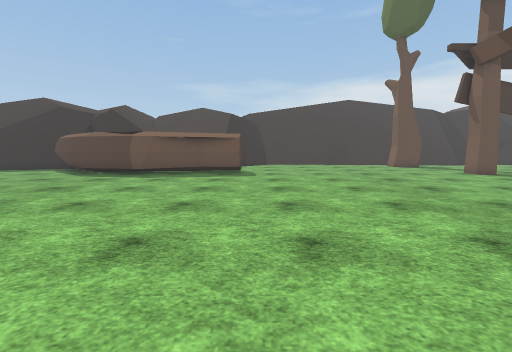
View 1 (above)

21 first-person views from a walk through a 3-D level made in the Unity game engine. The camera is 1.3 m above the floor, tilts 6° down and sees 90° across. The floor is counted in squares, 1 m on a side. Each view is taken from the middle of a square. On the plan, view 1 faces up. The plan holds only what a view shows up to about 13 squares ahead; the rest is blank. The place goes on beyond the plan. The player is left out. Some surface patterns are stand-ins.

View 2
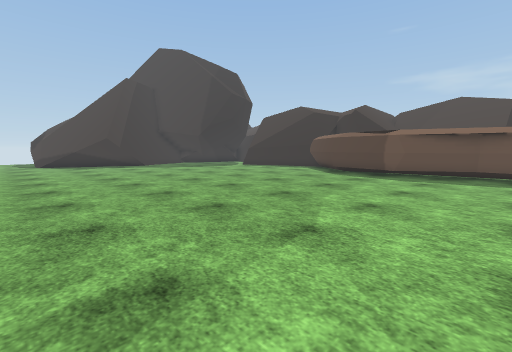

View 3
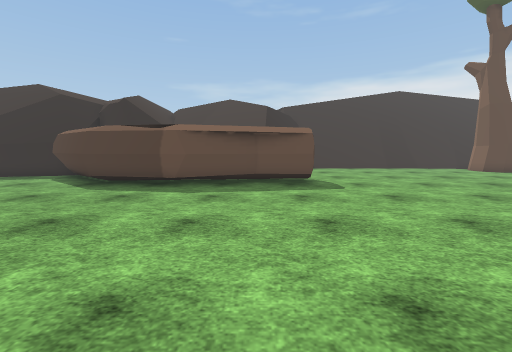

View 4
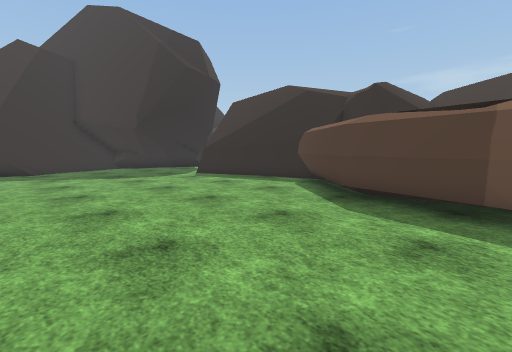

View 5
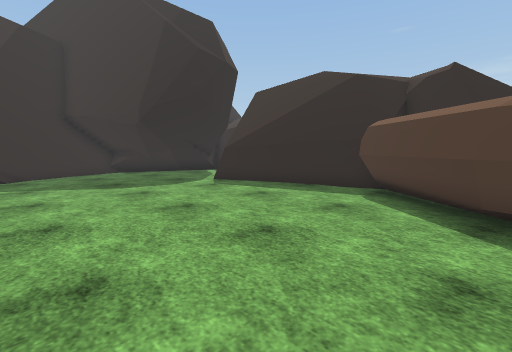

View 6
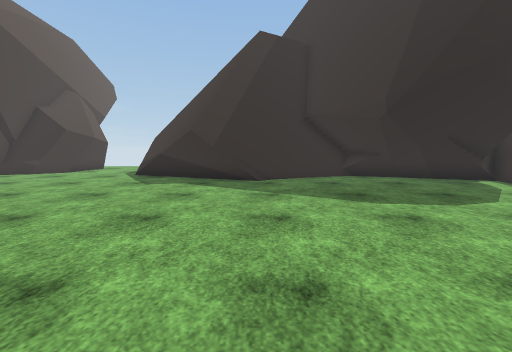

View 7
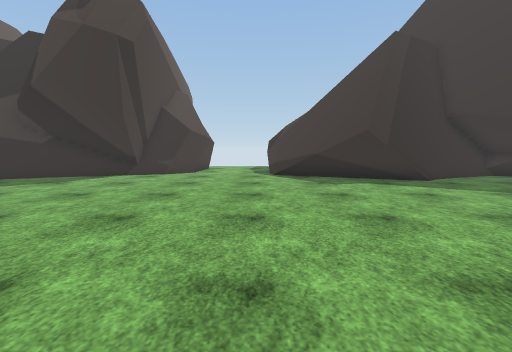

View 8
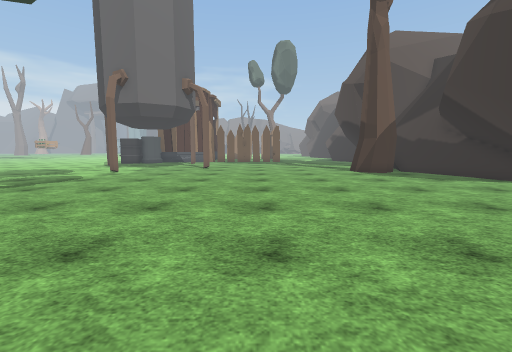

View 9
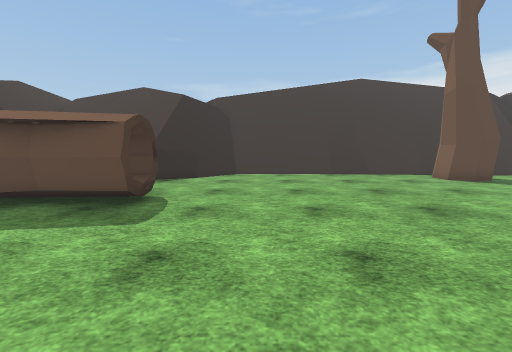

View 10
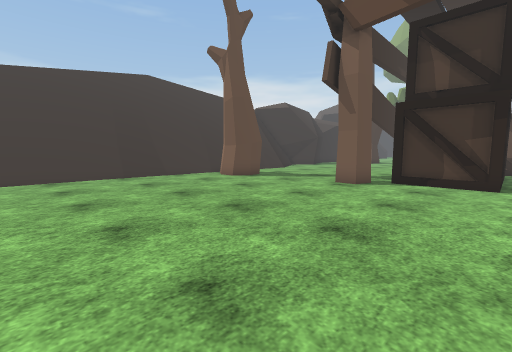

View 11
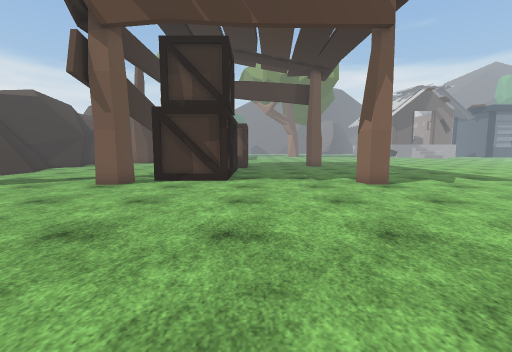

View 12
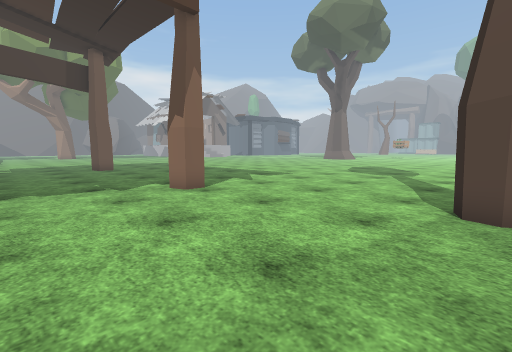

View 13
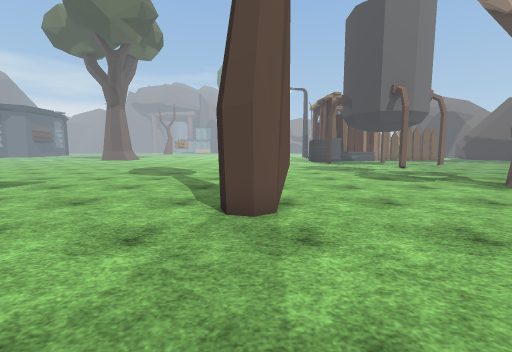

View 14
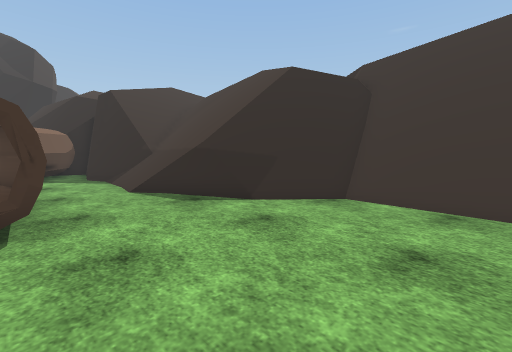

View 15
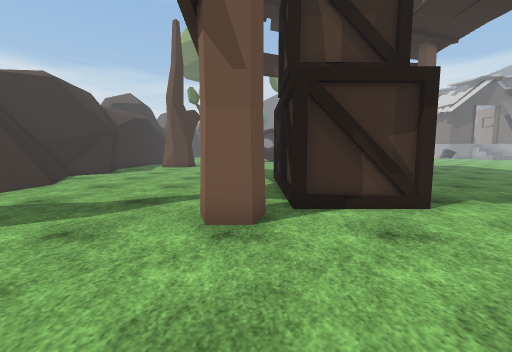

View 16
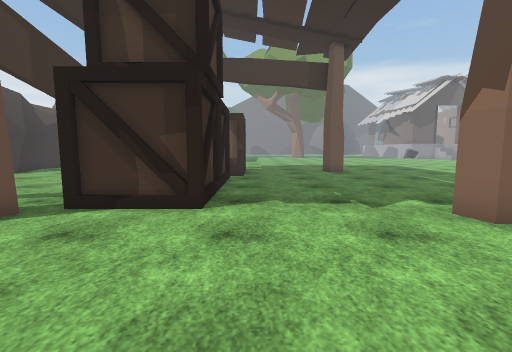

View 17
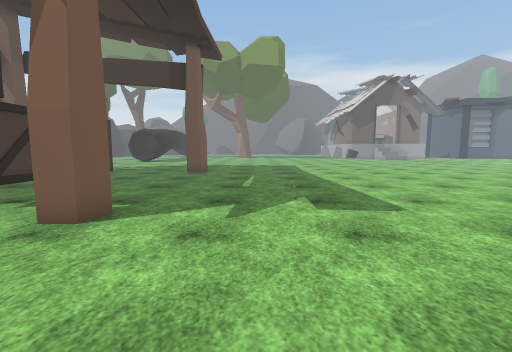

View 18
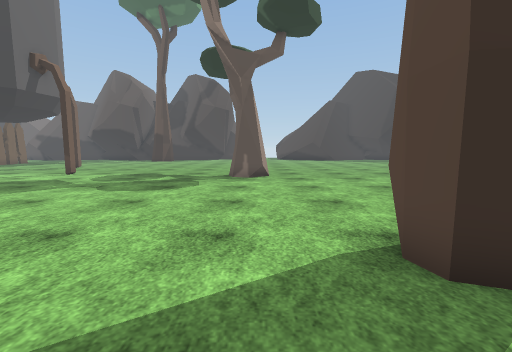

View 19
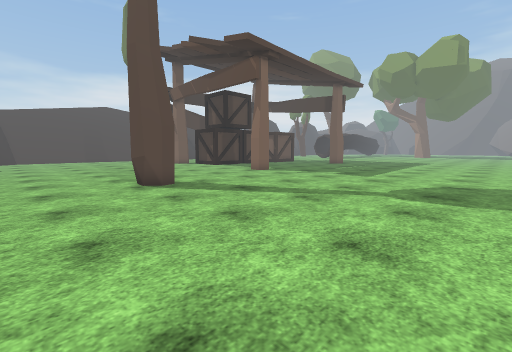

View 20
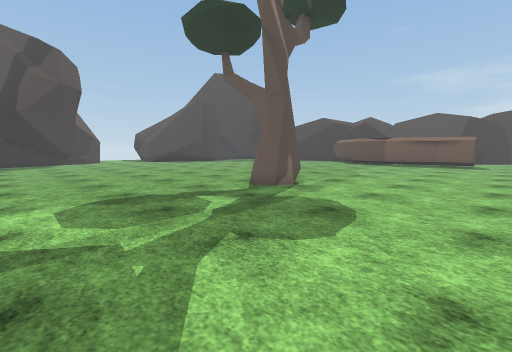

View 21
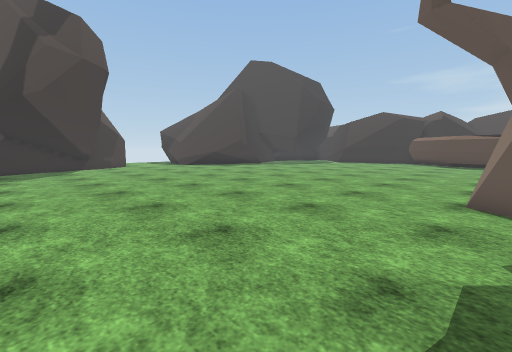

### Floor plan
Key: @ floor where view 1 was taken; # wall or solid block; . main floor; : floor 0.5 m higher than the main floor; / step, stairs or slope; = window, fence, low wall or low ledge; v drop or lower ground; T tree; B box.
Columns run from 25 left of view 1 to 20 right of it. Each row starts with its distance up from view 1.
 25                         //=##               v/
 24                  ///// /#=/=###             vv
 23                 ////////#=//=####          ##v
 22                /////////v#////####      ####=#
 21              //////////v##/......#===  ====...
 20            ////////////v#/..........T ........
 19  ##     //// v/vvv=///==...........TTT........
 18   ##   ////  #####////........................
 17   ##.  ///v###T...............................
 16   #...  /###.TTT .............................
 15  ##....###....TTT TTTTTTT..................
 14  ##............TTT:::TTTT............#...
 13 ###..............TTTTT...............#....
 12 #.....................................BBBBBB
 11 ##....................................B      B
 10  #....................................B B    B
  9  ##...................................BB.BBB.B
  8  ##...........................................
  7   #...........................................
  6   #...........................................
  5  ##...........................................
  4 ###..................................#........
  3 ##...................................#........
  2 =............................T................
  1 .............................TT...............
  0 .........................@....................
 -1 ...................TT.........................
 -2 ...................TT.........................
 -3 ..............................................
 -4 =.............................................
 -5 ##............................................
 -6 ##............................................
 -7 #.............................................
 -8 ##........................ ...................
 -9  #....................... .              .....

Positions as (right, up) in squares from view 1, and headings:
1: (0, 0), facing up
2: (-2, 0), facing up-left
3: (-3, 4), facing up
4: (-6, 7), facing up-left
5: (-9, 8), facing up-left
6: (-12, 8), facing left
7: (-12, 1), facing left
8: (-14, 4), facing down
9: (2, 8), facing up
10: (2, 9), facing up-right
11: (2, 8), facing right
12: (4, 8), facing down-right
13: (4, 7), facing down
14: (4, 15), facing up-left
15: (7, 13), facing right
16: (7, 8), facing right
17: (7, 0), facing right
18: (7, -1), facing left
19: (0, -8), facing up-right
20: (1, -9), facing up-left
21: (-6, -9), facing up-left
